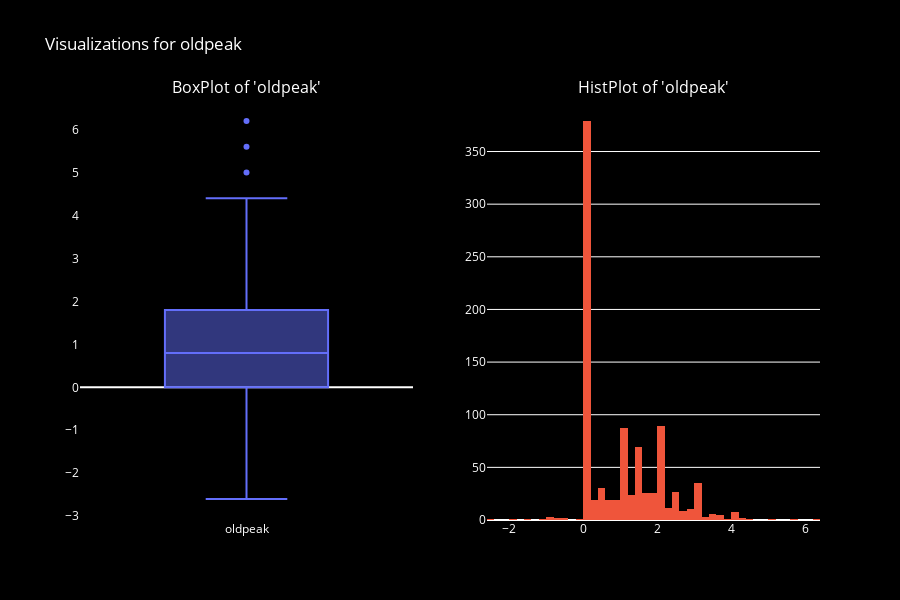
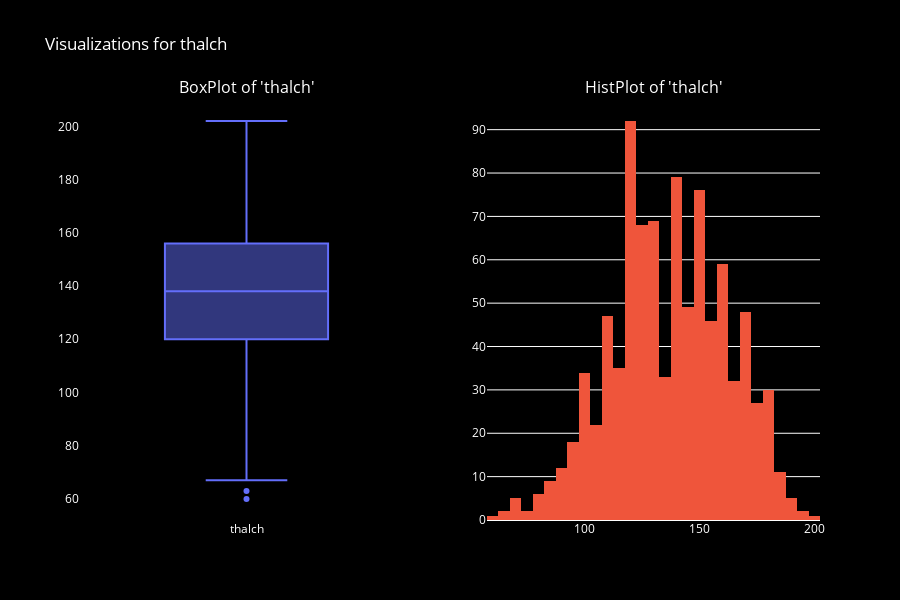
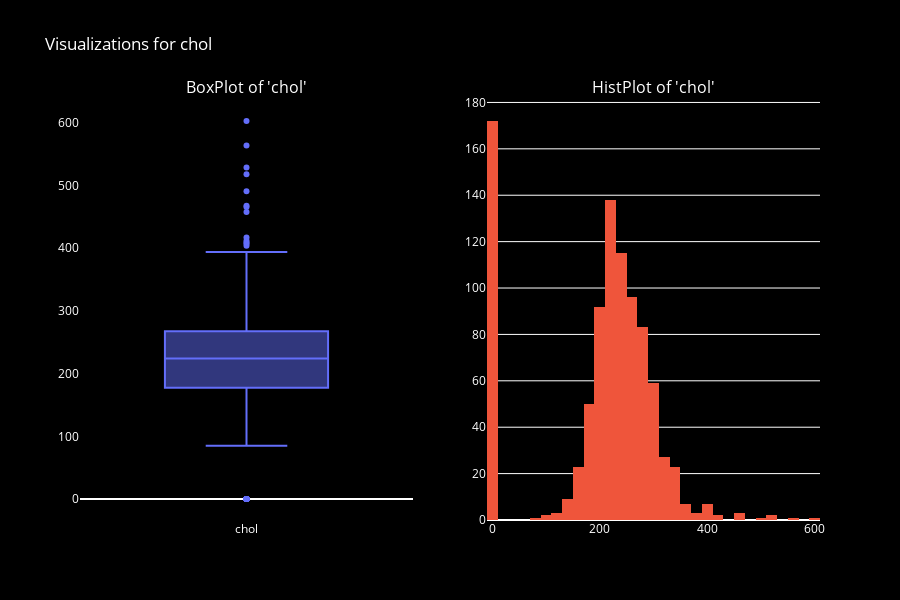
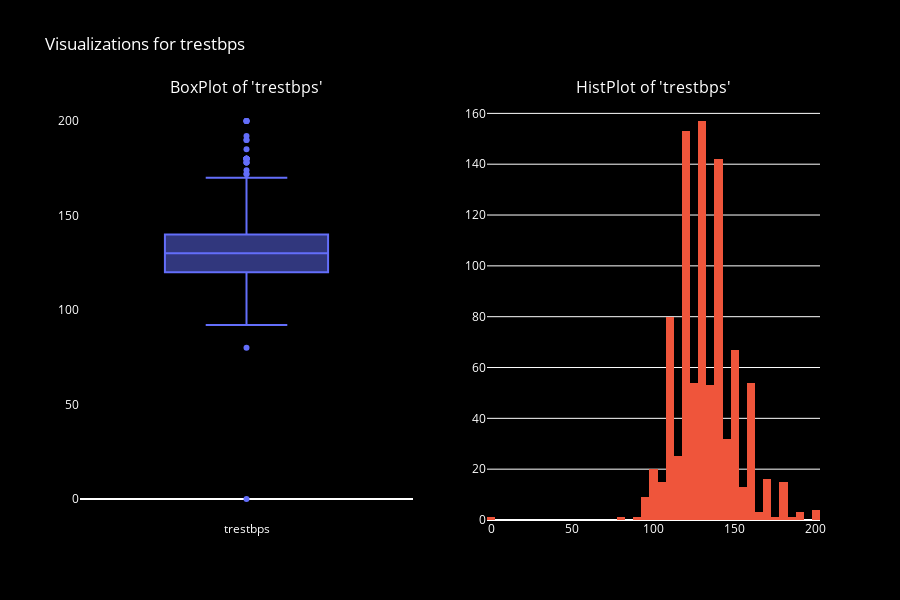

Notebook code for these charts, in order:
### Markdown cell above
## EDA

### Code cell
import plotly.graph_objects as go
from plotly.subplots import make_subplots
import plotly.express as px

def numerical_features_visualizations(col, df):
    # custom_color = "#6da34e"
    
    fig = make_subplots(rows=1, cols=2, subplot_titles=(f"BoxPlot of '{col}'", f"HistPlot of '{col}'"))

    fig.add_trace(go.Box(y=df[col], name=col), row=1, col=1)

    fig.add_trace(go.Histogram(x=df[col], name=col, ), row=1, col=2)
    
    fig.update_layout(
        title_text=f"Visualizations for {col}",
        showlegend=False,
        plot_bgcolor='black',  
        paper_bgcolor='black',  
        font=dict(color='white'),
        height = 600,
        xaxis=dict(showgrid=False),  # Hide x-axis grid lines for the first plot
        yaxis=dict(showgrid=False),  # Hide y-axis grid lines for the first plot



    )
    # Show plot
    fig.show()


for col in regressor_cols:
    numerical_features_visualizations(col, df)

### Figure 1 — Plotly figure (JSON) as saved in the notebook; plotly's stock layout.template omitted (floating-point values rounded to 4 significant figures; data arrays with more than 128 entries replaced by an {"elided": "..."} marker saying what was removed)
{"data": [{"name": "oldpeak", "type": "box", "xaxis": "x", "y": {"elided": "920 float values"}, "yaxis": "y"}, {"name": "oldpeak", "type": "histogram", "x": {"elided": "920 float values"}, "xaxis": "x2", "yaxis": "y2"}], "layout": {"annotations": [{"font": {"size": 16}, "showarrow": false, "text": "BoxPlot of 'oldpeak'", "x": 0.225, "xanchor": "center", "xref": "paper", "y": 1, "yanchor": "bottom", "yref": "paper"}, {"font": {"size": 16}, "showarrow": false, "text": "HistPlot of 'oldpeak'", "x": 0.775, "xanchor": "center", "xref": "paper", "y": 1, "yanchor": "bottom", "yref": "paper"}], "font": {"color": "white"}, "height": 600, "paper_bgcolor": "black", "plot_bgcolor": "black", "showlegend": false, "title": {"text": "Visualizations for oldpeak"}, "xaxis": {"anchor": "y", "domain": [0, 0.45], "showgrid": false}, "xaxis2": {"anchor": "y2", "domain": [0.55, 1]}, "yaxis": {"anchor": "x", "domain": [0, 1], "showgrid": false}, "yaxis2": {"anchor": "x2", "domain": [0, 1]}}}

### Figure 2 — Plotly figure (JSON) as saved in the notebook; plotly's stock layout.template omitted (floating-point values rounded to 4 significant figures; data arrays with more than 128 entries replaced by an {"elided": "..."} marker saying what was removed)
{"data": [{"name": "thalch", "type": "box", "xaxis": "x", "y": {"elided": "920 float values"}, "yaxis": "y"}, {"name": "thalch", "type": "histogram", "x": {"elided": "920 float values"}, "xaxis": "x2", "yaxis": "y2"}], "layout": {"annotations": [{"font": {"size": 16}, "showarrow": false, "text": "BoxPlot of 'thalch'", "x": 0.225, "xanchor": "center", "xref": "paper", "y": 1, "yanchor": "bottom", "yref": "paper"}, {"font": {"size": 16}, "showarrow": false, "text": "HistPlot of 'thalch'", "x": 0.775, "xanchor": "center", "xref": "paper", "y": 1, "yanchor": "bottom", "yref": "paper"}], "font": {"color": "white"}, "height": 600, "paper_bgcolor": "black", "plot_bgcolor": "black", "showlegend": false, "title": {"text": "Visualizations for thalch"}, "xaxis": {"anchor": "y", "domain": [0, 0.45], "showgrid": false}, "xaxis2": {"anchor": "y2", "domain": [0.55, 1]}, "yaxis": {"anchor": "x", "domain": [0, 1], "showgrid": false}, "yaxis2": {"anchor": "x2", "domain": [0, 1]}}}

### Figure 3 — Plotly figure (JSON) as saved in the notebook; plotly's stock layout.template omitted (floating-point values rounded to 4 significant figures; data arrays with more than 128 entries replaced by an {"elided": "..."} marker saying what was removed)
{"data": [{"name": "chol", "type": "box", "xaxis": "x", "y": {"elided": "920 float values"}, "yaxis": "y"}, {"name": "chol", "type": "histogram", "x": {"elided": "920 float values"}, "xaxis": "x2", "yaxis": "y2"}], "layout": {"annotations": [{"font": {"size": 16}, "showarrow": false, "text": "BoxPlot of 'chol'", "x": 0.225, "xanchor": "center", "xref": "paper", "y": 1, "yanchor": "bottom", "yref": "paper"}, {"font": {"size": 16}, "showarrow": false, "text": "HistPlot of 'chol'", "x": 0.775, "xanchor": "center", "xref": "paper", "y": 1, "yanchor": "bottom", "yref": "paper"}], "font": {"color": "white"}, "height": 600, "paper_bgcolor": "black", "plot_bgcolor": "black", "showlegend": false, "title": {"text": "Visualizations for chol"}, "xaxis": {"anchor": "y", "domain": [0, 0.45], "showgrid": false}, "xaxis2": {"anchor": "y2", "domain": [0.55, 1]}, "yaxis": {"anchor": "x", "domain": [0, 1], "showgrid": false}, "yaxis2": {"anchor": "x2", "domain": [0, 1]}}}

### Figure 4 — Plotly figure (JSON) as saved in the notebook; plotly's stock layout.template omitted (floating-point values rounded to 4 significant figures; data arrays with more than 128 entries replaced by an {"elided": "..."} marker saying what was removed)
{"data": [{"name": "trestbps", "type": "box", "xaxis": "x", "y": {"elided": "920 float values"}, "yaxis": "y"}, {"name": "trestbps", "type": "histogram", "x": {"elided": "920 float values"}, "xaxis": "x2", "yaxis": "y2"}], "layout": {"annotations": [{"font": {"size": 16}, "showarrow": false, "text": "BoxPlot of 'trestbps'", "x": 0.225, "xanchor": "center", "xref": "paper", "y": 1, "yanchor": "bottom", "yref": "paper"}, {"font": {"size": 16}, "showarrow": false, "text": "HistPlot of 'trestbps'", "x": 0.775, "xanchor": "center", "xref": "paper", "y": 1, "yanchor": "bottom", "yref": "paper"}], "font": {"color": "white"}, "height": 600, "paper_bgcolor": "black", "plot_bgcolor": "black", "showlegend": false, "title": {"text": "Visualizations for trestbps"}, "xaxis": {"anchor": "y", "domain": [0, 0.45], "showgrid": false}, "xaxis2": {"anchor": "y2", "domain": [0.55, 1]}, "yaxis": {"anchor": "x", "domain": [0, 1], "showgrid": false}, "yaxis2": {"anchor": "x2", "domain": [0, 1]}}}
